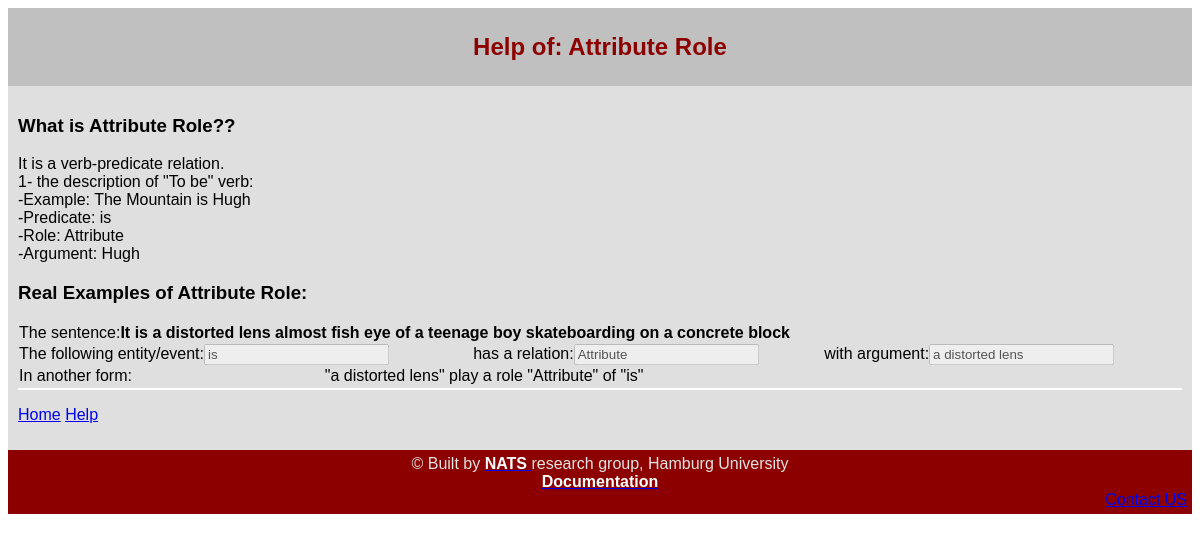
Page /Help_Details.php?Help=Attribute_Role on the committed database.
### tables this page shows
CREATE TABLE IF NOT EXISTS `Help_Description` (
  `help_id` int(6) unsigned NOT NULL auto_increment,
  `group_name` varchar(50) NOT NULL,
  `order_index` int(6) unsigned NOT NULL default '1',
  `description` varchar(1200) default NULL,
  PRIMARY KEY  (`help_id`)
);

CREATE TABLE IF NOT EXISTS `triples` (
  `triple_ID` int(8) unsigned NOT NULL auto_increment,
  `sentence_id` int(6) unsigned NOT NULL,
  `predicate_id` int(6) unsigned NOT NULL,
  `relation` varchar(15) NOT NULL,
  `arg_start_id` int(6) unsigned NOT NULL,
  `arg_end_id` int(6) unsigned NOT NULL,
  `triple_type` varchar(8) NOT NULL,
  `triple_correct` int(11) default '0',
  `triple_incorrect` int(11) default '0',
  `triple_no_input` int(11) default '0',
  PRIMARY KEY  (`triple_ID`)
);

CREATE TABLE IF NOT EXISTS `Sentences` (
  `sentence_id` int(6) unsigned NOT NULL,
  `sentence` varchar(300) NOT NULL,
  `sentence_type` varchar(8) NOT NULL,
  `sentence_count` int(11) default '0',
  PRIMARY KEY  (`sentence_id`)
);

### Help_Details.php (the view, shortened to what this page needs)
<html>
<HEAD>
<link rel="stylesheet" type="text/css" href="feedback.css">
</HEAD>
<body >
<?php
	$help_topic= "" ;
	if(isset($_GET["Help"])) {
		$help_topic=   $_GET["Help"] ;
	}
	include("dbCred.php");
	$conn = new mysqli($servername, $username, $password, $dbname);
	echo '<header>';
	echo '<h2>Help of: '.str_replace("_"," ",$help_topic).'<br></h2>';
	echo '</header>';
	echo '<section>';
	$sql4 = "SELECT Help_Description.description
			FROM Help_Description
			where Help_Description.group_name='".$help_topic."' order by order_index asc";
	$sql_result4 = $conn->query($sql4);
	echo '<h3>What is '.str_replace("_"," ",$help_topic).'??</h3>';
	while ($row4 = $sql_result4->fetch_assoc())
	{
		echo '<p>'.$row4["description"].'</p>';
	}
	$sql = "SELECT Help_Sentences.triple_id, Help_Sentences.group_name, Help_Sentences.help_comment,triples.sentence_id
			FROM Help_Sentences,triples
			where Help_Sentences.triple_id=triples.triple_id   and Help_Sentences.group_name='".$help_topic.
			"' order by order_index asc";
	$sql_result = $conn->query($sql);
	echo '<h3>Real Examples of '.str_replace("_"," ",$help_topic).':</h3>';
	while ($row = $sql_result->fetch_assoc())
	{
		$triple_ID=$row["triple_id"];
		$sentence_ID=$row["sentence_id"];
		$sql3 = "SELECT sentence,triple_ID, predicate_id,relation,arg_start_id,arg_end_id,triple_type
		 FROM triples,Sentences where Sentences.sentence_id=triples.sentence_id
		  and Sentences.sentence_id=".$sentence_ID. " and triple_ID=".$triple_ID;
		$sql_result3 = $conn->query($sql3);
		while ($row3 = $sql_result3->fetch_assoc())
		{
			echo '<table class="readonly">';
			echo '<tr class="data">';
			echo '<td>';
			echo '<label for="Predicate">The sentence:</label>';
			echo "<b>".$row3["sentence"]."</b>";
			echo '</td>';
			echo '</tr>';
			echo '</table>';
			echo '<table class="readonly">';
			echo '<tr class="data">';
			echo '<td>';
			echo '<label for="Predicate">The following entity/event:</label>';
			echo '<input type="text" value="'.getWordbyOrder($row3["sentence"] ,$row3["predicate_id"]).'" disabled="disabled">';
			echo '</td>';
			echo '<td>';
			echo '<label for="Relation">has a relation:</label>';
			echo '<input type="text" value="'.getUserFriendlyRelationName($row3["relation"]).'" disabled="disabled">';
			echo '</td>';
			echo '<td>';
			echo '<label for="Argument">with argument:</label>';
			echo '<input type="text" value="'.getWordsbyOrder($row3["sentence"] ,$row3["arg_start_id"],$row3["arg_end_id"]).'" disabled="disabled">';
			echo '</td>';
			echo '<td>';
			echo '</tr>';
			echo '</table>';
			echo '<table class="readonly">';
			echo '<tr class="data">';
			echo '<td>';
			echo 'In another form:';
			echo '</td>';
			echo '<td>';
			echo '"'.getWordsbyOrder($row3["sentence"] ,$row3["arg_start_id"],$row3["arg_end_id"]). '" play a role "'.$row3["relation"].'" of "'.getWordbyOrder($row3["sentence"] ,$row3["predicate_id"]).'"';
			echo '</td>';
			echo '<td>';
			echo '</td>';
			echo '</tr>';
			echo '</table>';
			echo '<table class="readonly">';
			echo '<tr class="spaceUnder">';
			echo '<td>';
			echo '</td>';
			echo '</tr>';
			echo '</table>';
		}
	}
	echo '<p>';
	echo '<a href="index.php">Home</a>&nbsp';
	echo '<a href="HelpMain.php">Help</a>';
	echo '</p>';
function getWordbyOrder($string, $wordId)
{
	return  $GLOBALS['word_list'][$wordId-1];
}
function getWordsbyOrder($string, $wordId,$wordEndId)
{
	$words='';
for ($i=$wordId;$i<=$wordEndId;$i++)
{
	$words.=$GLOBALS['word_list'][$i-1].' ';
}
$words=trim($words);
return  $words;
}
function getUserFriendlyRelationName($relation)
{
return  $relation;
}
?>
</section>
<footer>
<?php include 'footer.php';?>
</footer>
</body>
</html>

### feedback.css (style rules this page uses)
html { font-family: sans-serif; }
header { background-color:#C0C0C0; color:#8c0000; text-align:center; padding:5px; }
section { background-color:#dfdfdf; width:100% float:left; padding:10px; }
footer { background-color:#8c0000; color:#e5e5e5; clear:both; text-align:center; padding:5px; }
table.readonly { border-collapse: collapse; width: 100%; }
tr { padding: 8px; text-align: left; }
tr.spaceUnder { padding-bottom: 2em; border-bottom: 2px solid #ddd; border-color: white }

### rows in the picture
help_description: description "It is a verb-predicate relation. 1- the description of \"To be\" verb: -Example: The Mountain is Hugh -Predicate: is -Role: Attribute -Argument: Hugh"
triples: sentence.sentence "It is a distorted lens almost fish eye of a teenage boy skateboarding on a concrete block", sentence+predicate "is", relation "Attribute", sentence+arg_start+arg_end "a distorted lens", getWordbyOrder($row3["sentence"] ,$row3["predicate_id"]) "is"

### other values in the picture
str_replace("_"," ",$help_topic) "Attribute Role"
